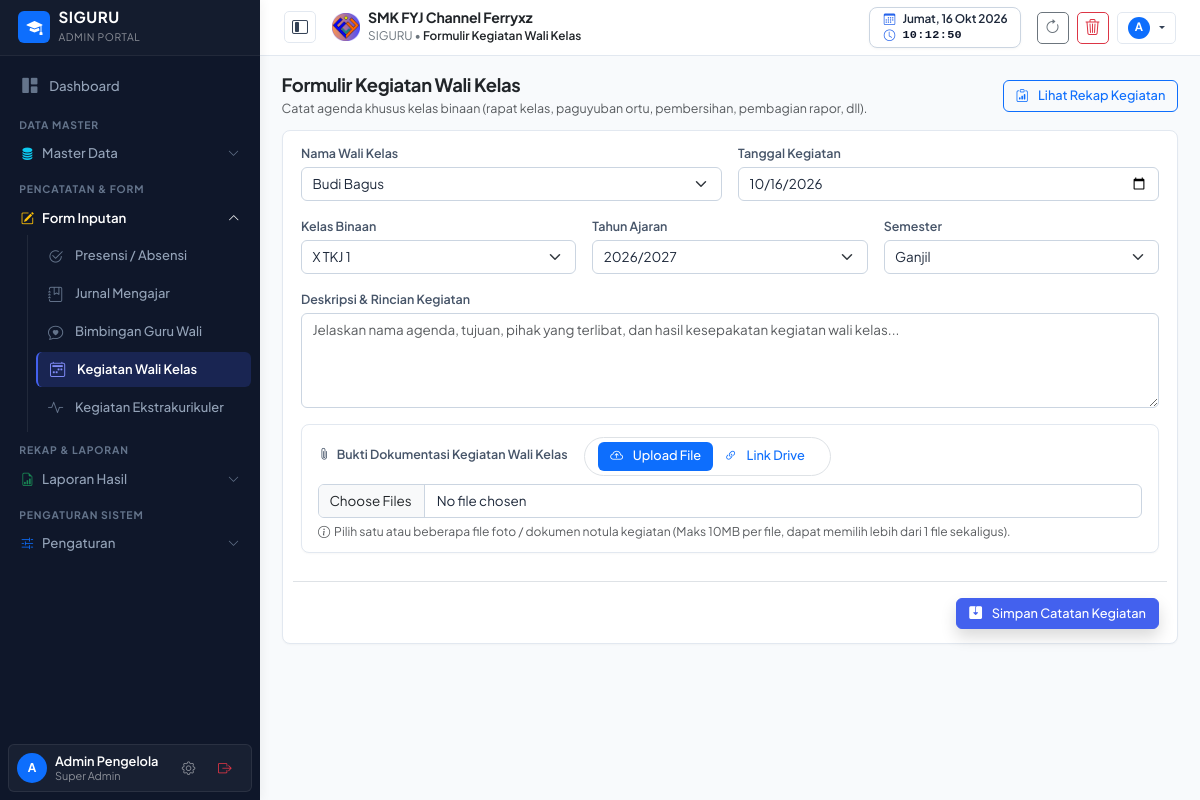
Screenshot of /form-wali.php (signed in) with the database file from the repository.
### tables this page shows
CREATE TABLE pengaturan (
    id INTEGER PRIMARY KEY AUTOINCREMENT,
    logo TEXT DEFAULT 'assets/images/logo.png',
    nama_sekolah TEXT DEFAULT 'SMK NEGERI 1 CONTOH',
    tahun_ajaran TEXT DEFAULT '2026/2027',
    semester TEXT DEFAULT 'Ganjil',
    kelas TEXT DEFAULT 'X RPL 1, X RPL 2, XI RPL 1, XI RPL 2, XII RPL 1, XII RPL 2',
    mata_pelajaran TEXT DEFAULT 'Matematika, Bahasa Indonesia, Pemrograman Web, Basis Data, Bahasa Inggris, PJOK, Pendidikan Agama',
    folder_jurnal TEXT,
    folder_foto TEXT,
    folder_guru_wali TEXT,
    folder_wali TEXT,
    folder_ekstra TEXT,
    link_db_absen TEXT,
    link_db_jurnal TEXT,
    link_db_guru_wali TEXT,
    link_db_wali TEXT,
    link_db_ekstra TEXT,
    list_ekstrakurikuler TEXT DEFAULT 'Pramuka, Paskibra, Futsal, Basket, Rohis, PMR, Desain Grafis, Robotik',
    kepala_sekolah TEXT DEFAULT 'Drs. H. Ahmad Fauzi, M.Pd.',
    nip_kepala_sekolah TEXT DEFAULT '19750815 199903 1 002'
, kop_surat TEXT DEFAULT 'assets/images/kop_surat.png', kop_size TEXT DEFAULT '90', kabupaten TEXT DEFAULT 'Klungkung', ttd_kepsek TEXT DEFAULT 'https://drive.google.com/thumbnail?id=1GUfUommgYjV-cnhU0tTB8kRJy8iXagkI', list_tahun_ajaran TEXT DEFAULT '["2025/2026", "2026/2027", "2027/2028"]');

### form-wali.php (the view, shortened to what the rows shown need)
<?php
require_once __DIR__ . '/config/helper.php';
$settings = getSettings();
$taList = getDaftarTahunAjaran();
$tahunAjaran = $_POST['tahun_ajaran'] ?? ($_GET['ta'] ?? ($_GET['tahun_ajaran'] ?? ($settings['tahun_ajaran'] ?? '2026/2027')));
$semester = $_POST['semester'] ?? ($_GET['semester'] ?? ($settings['semester'] ?? 'Ganjil'));
require_once __DIR__ . '/views/header.php';
?>
<main class="content-wrapper">
    <div class="card card-table p-4">
        <form method="POST" action="form-wali.php" enctype="multipart/form-data">
            <div class="row g-3">
                <div class="col-md-4">
                    <label class="form-label fw-semibold small text-secondary">Tahun Ajaran</label>
                    <select name="tahun_ajaran" class="form-select">
                        <?php foreach ($taList as $taItem): ?>
                            <option value="<?= htmlspecialchars($taItem) ?>" <?= $tahunAjaran === $taItem ? 'selected' : '' ?>><?= htmlspecialchars($taItem) ?></option>
                        <?php endforeach; ?>
                    </select>
                </div>
                <div class="col-md-4">
                    <label class="form-label fw-semibold small text-secondary">Semester</label>
                    <select name="semester" class="form-select">
                        <option value="Ganjil" <?= $semester === 'Ganjil' ? 'selected' : '' ?>>Ganjil</option>
                    </select>
                </div>
            </div>
        </form>
    </div>
</main>
<?php require_once __DIR__ . '/views/footer.php'; ?>

### views/header.php (shortened to what the rows shown need)
<?php
require_once __DIR__ . '/../config/helper.php';
$settings = getSettings();
?>
<!DOCTYPE html>
<html lang="id">
<head>
    <link href="https://cdn.jsdelivr.net/npm/bootstrap@5.3.2/dist/css/bootstrap.min.css" rel="stylesheet">
    <link rel="stylesheet" href="https://cdn.jsdelivr.net/npm/bootstrap-icons@1.11.3/font/bootstrap-icons.min.css">
    <link rel="stylesheet" href="https://cdnjs.cloudflare.com/ajax/libs/font-awesome/6.5.1/css/all.min.css">
    <link rel="stylesheet" href="assets/css/style.css?v=<?= time() ?>">
</head>
<body>
<header class="main-header d-flex align-items-center justify-content-between px-3 px-md-4">
    <div class="d-flex align-items-center gap-2 gap-md-3">
        <div class="d-flex align-items-center gap-2">
            <img src="<?= htmlspecialchars($settings['logo'] ?? 'assets/images/logo.png') ?>" alt="Logo" class="rounded" style="height: 28px; width: 28px; object-fit: contain;">
            <div>
                <span class="d-none d-md-block fw-bold text-dark mb-0" style="font-size: 0.88rem; line-height: 1.15; letter-spacing: -0.01em;">
                    <?= htmlspecialchars($settings['nama_sekolah'] ?? 'SMK FYJ Channel Ferryxz') ?>
                </span>
                <span class="text-secondary small" style="line-height: 1.1; font-size: 0.74rem;">
                    SIGURU &bull; <span class="fw-semibold text-dark"><?= htmlspecialchars($pageTitle ?? 'Dashboard') ?></span>
                </span>
            </div>
        </div>
    </div>
</header>

### rows the page displays
pengaturan: logo (picture), nama_sekolah "SMK FYJ Channel Ferryxz", tahun_ajaran "2026/2027", semester "Ganjil"

### other values shown
$pageTitle "Formulir Kegiatan Wali Kelas"
substr($user['nama'] ?: 'U', 0, 1) "A"
substr($currentUserData['nama'] ?? 'U', 0, 1) "A"
$currentUserData['nama'] "Admin Pengelola"
$currentUserData['hak_akses'] "Super Admin"
form field nama_wali_kelas "Budi Bagus"
form field kelas "X TKJ 1"
